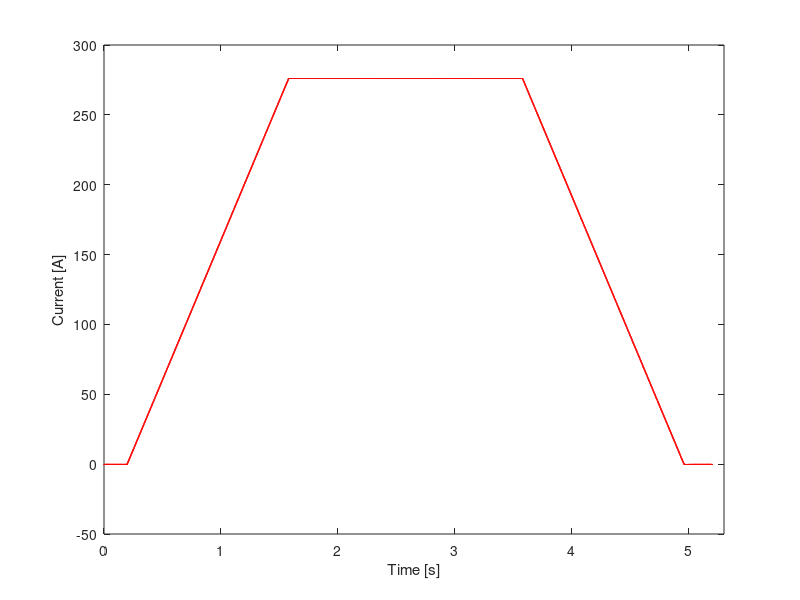

Source code (MATLAB):
close all;
clear all;

load('graph_current_time.mat');

plot(time1, current_1, 'r', 'LineWidth', 1);
xlabel('Time [s]');
ylabel('Current [A]')
xlim([0 5.3]);